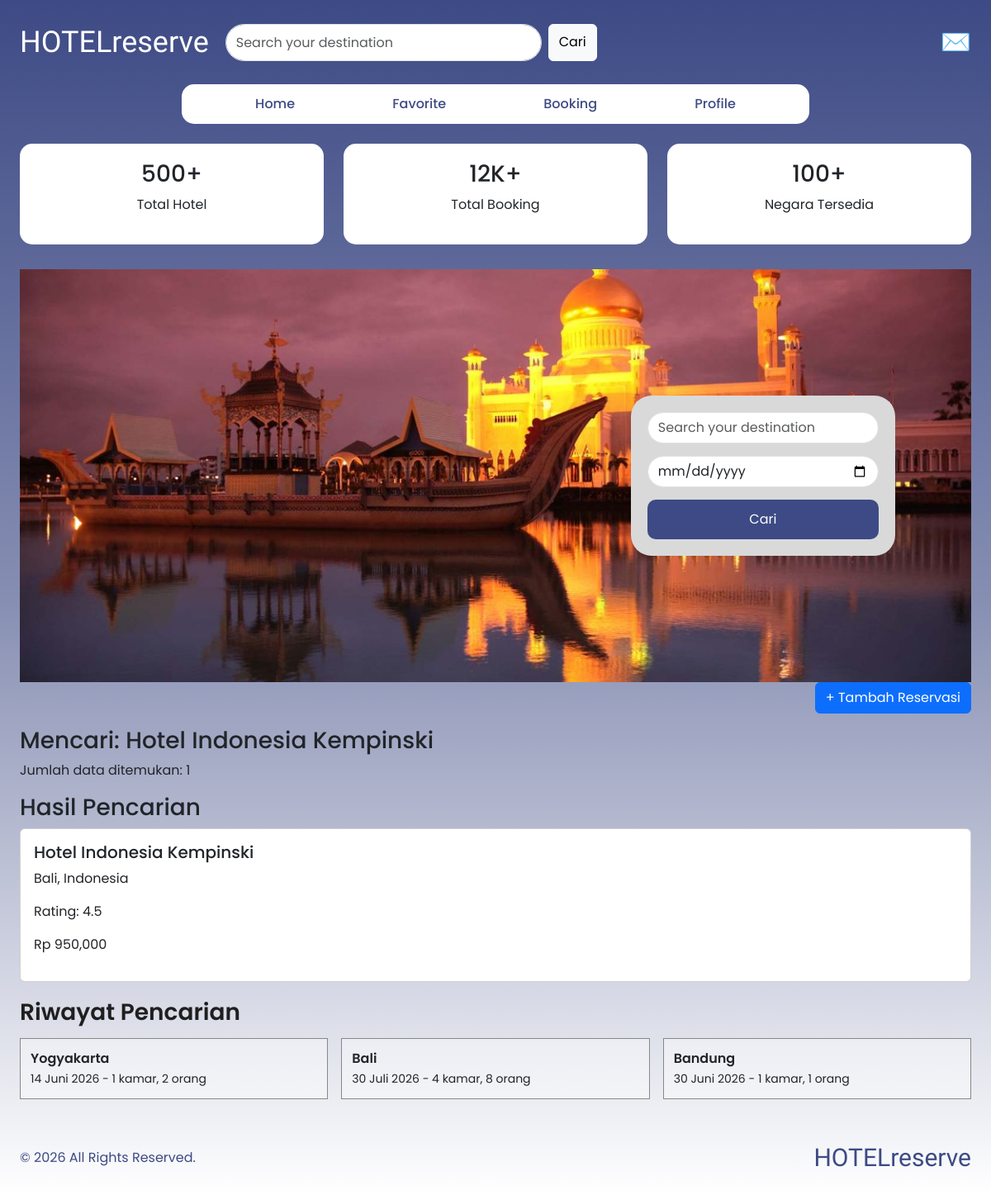
The page /pages/booking.php?tujuan=Hotel Indonesia Kempinski (signed in) on the database its author committed.
### tables this page shows
CREATE TABLE `hotel` (
  `id_hotel` int(11) NOT NULL,
  `nama_hotel` varchar(100) DEFAULT NULL,
  `negara` varchar(100) DEFAULT NULL,
  `kota` varchar(100) DEFAULT NULL,
  `rating` decimal(2,1) DEFAULT NULL,
  `harga_mulai` int(11) DEFAULT NULL,
  `gambar` varchar(255) DEFAULT NULL
);

### pages/booking.php (the view, shortened to what this page needs)
<!DOCTYPE html>
<html>
<head>
    <link href="https://cdn.jsdelivr.net/npm/bootstrap@5.3.3/dist/css/bootstrap.min.css" rel="stylesheet">
</head>
<body>
    <div class="container-fluid p-4 main-container">
        <div class="top-bar">
            <div class="logo">
                HOTELreserve
            </div>
            <div class="search-box">
                <form method="GET" class="d-flex">
                    <input type="text" name="tujuan" class="form-control" placeholder="Search your destination">
                    <button type="submit" class="btn btn-light ms-2">
                        Cari
                    </button>
                </form>
            </div>
            <div class="header-icons">
                <a href="notifikasi.php" class="mail-icon text-decoration-none">
                    ✉️
                </a>
            </div>
        </div>
        <div class="row justify-content-center mt-4">
            <div class="col-lg-8">
                <div id="menuBox" class="menu-box d-flex justify-content-around">
                    <a href="home.php">Home</a>
                    <a href="favorite.php">Favorite</a>
                    <a href="booking.php">Booking</a>
                    <a href="profile.php">Profile</a>
                </div>
            </div>
        </div>
        <div class="row mt-4 text-center">
            <div class="col-md-4">
                <div class="stat-card">
                    <h3>500+</h3>
                    <p>Total Hotel</p>
                </div>
            </div>
            <div class="col-md-4">
                <div class="stat-card">
                    <h3>12K+</h3>
                    <p>Total Booking</p>
                </div>
            </div>
            <div class="col-md-4">
                <div class="stat-card">
                    <h3>100+</h3>
                    <p>Negara Tersedia</p>
                </div>
            </div>
        </div>
        <div class="hero">
            <img src="../assets/img/brunei.jpg">
            <div class="booking-form">
                <form method="GET">
                    <input type="text" name="tujuan" class="form-control" placeholder="Search your destination">
                    <input type="date" name="tanggal" class="form-control">
                    <button type="submit" class="booking-btn">
                        Cari
                    </button>
                </form>
            </div>
        </div>
        <div class="text-end mb-3">
            <a href="tambah_booking.php" class="btn btn-primary">
                + Tambah Reservasi
            </a>
        </div>
        <?php
        if (isset($_GET['tujuan']) && $_GET['tujuan'] != '') {
            $search = mysqli_real_escape_string(
                $conn,
                $_GET['tujuan']
            );
            echo "<h3>Mencari: "
                . htmlspecialchars($search)
                . "</h3>";
            $query = mysqli_query(
                $conn,
                "SELECT *
         FROM hotel
         WHERE nama_hotel LIKE '%$search%'
         OR negara LIKE '%$search%'
         OR kota LIKE '%$search%'"
            );
            $jumlah = mysqli_num_rows($query);
            echo "<p>Jumlah data ditemukan: $jumlah</p>";
            echo "<h3>Hasil Pencarian</h3>";
            if ($jumlah > 0) {
                while ($hotel = mysqli_fetch_assoc($query)) {
                    echo "
            <div class='card mb-3'>
                <div class='card-body'>
                    <h5>{$hotel['nama_hotel']}</h5>
                    <p>
                        {$hotel['kota']},
                        {$hotel['negara']}
                    </p>
                    <p>
                        Rating:
                        {$hotel['rating']}
                    </p>
                    <p>
                        Rp " . number_format($hotel['harga_mulai']) . "
                    </p>
                </div>
            </div>
            ";
                }
            } else {
                echo "
        <div class='alert alert-warning'>
            Hotel tidak ditemukan
        </div>
        ";
            }
        }
        ?>
        <h3 class="history-title">
            Riwayat Pencarian
        </h3>
        <div class="row g-3">
            <div class="col-md-4">
                <div class="history-card">
                    <div class="history-city">Yogyakarta</div>
                    <small>14 Juni 2026 - 1 kamar, 2 orang</small>
                </div>
            </div>
            <div class="col-md-4">
                <div class="history-card">
                    <div class="history-city">Bali</div>
                    <small>30 Juli 2026 - 4 kamar, 8 orang</small>
                </div>
            </div>
            <div class="col-md-4">
                <div class="history-card">
                    <div class="history-city">Bandung</div>
                    <small>30 Juni 2026 - 1 kamar, 1 orang</small>
                </div>
            </div>
        </div>
        <div class="d-flex justify-content-between align-items-center mt-5">
            <div class="footer">
                © 2026 All Rights Reserved.
            </div>
            <div class="footer-logo">
                HOTELreserve
            </div>
        </div>
    </div>
</body>
</html>

### pages/booking.php (style rules this page uses)
* { margin: 0; padding: 0; box-sizing: border-box; font-family: 'Poppins', sans-serif; }
body { background: #1f1f1f; }
.main-container { min-height: 100vh; background: linear-gradient(180deg, #3D4A85 0%, #868EB2 50%, #FFFFFF 100%); }
.logo { font-family: 'Molle', cursive; font-size: 36px; color: white; }
.top-bar { display: flex; align-items: center; gap: 20px; }
.search-box { flex: 1; max-width: 450px; }
.search-box input { border-radius: 30px; height: 45px; }
.header-icons { margin-left: auto; display: flex; gap: 15px; align-items: center; }
.mail-icon { font-size: 30px; color: white; }
.menu-box { background: white; border-radius: 15px; padding: 12px 30px; }
.menu-box a { text-decoration: none; color: #3D4A85; font-weight: 500; }
.hero { position: relative; margin-top: 30px; }
.hero img { width: 100%; height: 500px; object-fit: cover; }
.booking-form { position: absolute; top: 50%; right: 8%; transform: translateY(-50%); width: 320px; background: #d9d9d9; padding: 20px; border-radius: 25px; }
.booking-form input { margin-bottom: 15px; border-radius: 20px; }
.booking-btn { width: 100%; border: none; padding: 12px; border-radius: 10px; background: #3D4A85; color: white; }
.stat-card { background: white; padding: 20px; border-radius: 15px; }
.history-title { margin-top: 20px; margin-bottom: 15px; color: #1f1f1f; font-weight: 600; }
.history-card { border: 1px solid #888; background: rgba(255, 255, 255, .4); padding: 12px; }
.history-city { font-weight: 600; }
.footer { color: #3D4A85; }
.footer-logo { font-family: 'Molle', cursive; font-size: 30px; color: #3D4A85; }

### rows shown on the page
hotel: nama_hotel "Hotel Indonesia Kempinski", kota "Bali", negara "Indonesia", rating "4.5", harga_mulai "950,000"

### other values the page prints
$search "Hotel Indonesia Kempinski"
$jumlah "1"
